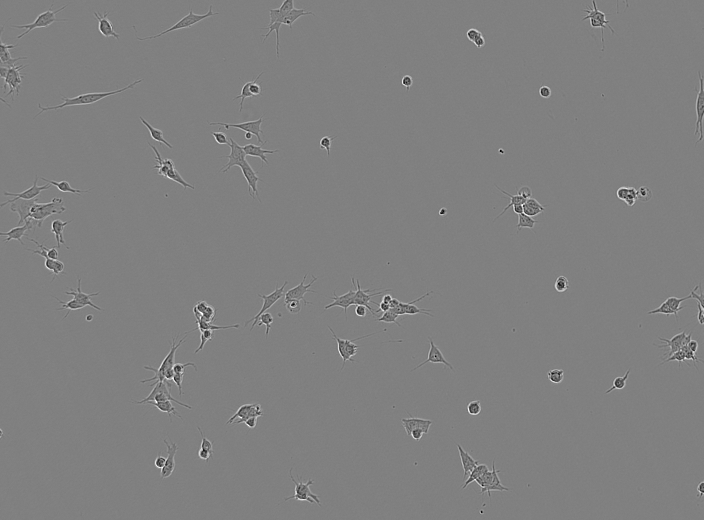
#> input picture SHSY5Y_Rep1/SHSY5Y_Phase_B10_1_00d04h00m_2.tif, 704 x 520 px; its folder holds only this picture in this run
$ python countBranch.py
#> lines starting #> are read from the running program, lines starting #| are printed output that depends on the picture
#> in process, image is the input picture: shape (520, 704, 3); min 3, max 255, mean 128
from skimage.filters import frangi, hessian, sato, meijering
from skimage import io
import matplotlib.pyplot as plt
import cv2
import glob
import numpy as np
import timeit
import cProfile

import pstats

# [17 lines of commented-out code are left out]


def count_branches(image):
    greyscale = cv2. cvtColor(image, cv2.COLOR_BGR2GRAY)
    dns_greyscale = cv2.fastNlMeansDenoising(greyscale)
    filtered_image  = meijering(dns_greyscale, [1], black_ridges = True)
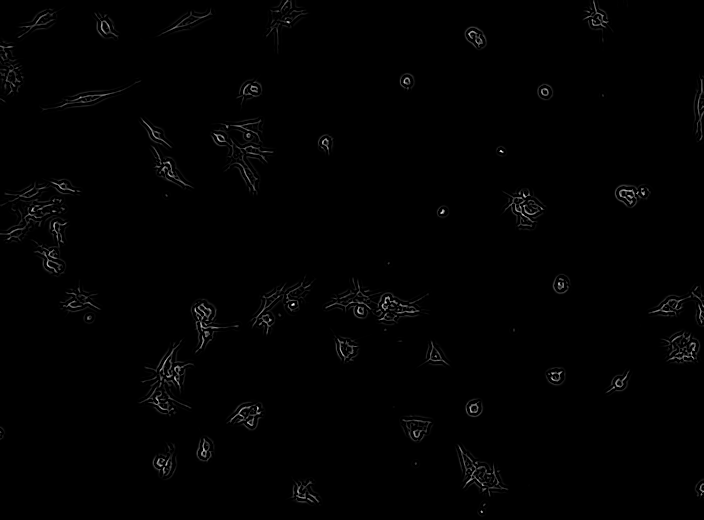
#> filtered_image: shape (520, 704) float64; min 0, max 1, mean 0.00728

    return np.count_nonzero((filtered_image > 5/255) & (filtered_image < 0.045))


    # image[((filtered_image > 5/255) & (filtered_image < 0.045))] = (255, 0, 0)

    # filtered_image = np.where(filtered_image > 100/255, 0, filtered_image)

def process():
# Process the images
    image_files = glob.glob('./SHSY5Y_Rep1/*.tif')
    results = [[],[],[],[]]

    # Extract image numbers from filenames
    image_numbers = [int(''.join(filter(lambda x: x in '0123456789', image_file.split('_')[5]))) for image_file in image_files]
    image_culture_numbers = [int(''.join(filter(lambda x: x in '0123456789', image_file.split('_')[6]))) for image_file in image_files]
    print(image_numbers)
    print(image_culture_numbers)
    # Sort the image files based on the image number
    sorted_image_files = [x for _, x in sorted(zip(image_numbers, zip(image_files, image_culture_numbers)))]
    print(sorted_image_files)

    for image_file, image_culture_number in sorted_image_files:
        image = cv2.imread(image_file, cv2.IMREAD_COLOR)
        num_branches = count_branches(image)
#> num_branches = 4246
        if (image_culture_number in [1, 2, 3, 4]):
            results[image_culture_number-1].append(num_branches)


    plt.scatter(range(1, len(results[0]) + 1), results[0], marker='o', s=30, c='b', label='Culture 1')
    plt.scatter(range(1, len(results[1]) + 1), results[1], marker='o', s=30, c='r', label='Culture 2')
    plt.scatter(range(1, len(results[2]) + 1), results[2], marker='o', s=30, c='g', label='Culture 3')
    plt.scatter(range(1, len(results[3]) + 1), results[3], marker='o', s=30, c='c', label='Culture 4')
    plt.xlabel('Image Order')
    plt.ylabel('Number of red pixels')
    plt.title('Cell Branches')
    plt.grid(True)
    plt.legend()
    plt.show()
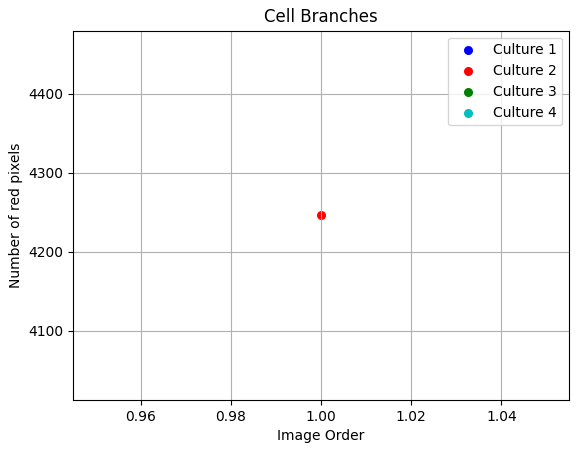
#> figure drawn by matplotlib, 1 panel


cProfile.run("process()", filename = '/Users/stevensu/Desktop/HackHarvard/runtime Neurite.rtf')
p = pstats.Stats('/Users/stevensu/Desktop/HackHarvard/runtime Neurite.rtf')
p.sort_stats("cumulative").print_stats()
